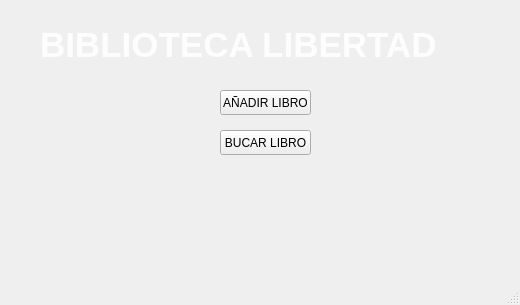
<?xml version="1.0" encoding="UTF-8"?>
<ui version="4.0">
 <class>MainWindow</class>
 <widget class="QMainWindow" name="MainWindow">
  <property name="geometry">
   <rect>
    <x>0</x>
    <y>0</y>
    <width>520</width>
    <height>305</height>
   </rect>
  </property>
  <property name="windowTitle">
   <string>Inicio</string>
  </property>
  <widget class="QWidget" name="centralwidget">
   <widget class="QLabel" name="label">
    <property name="geometry">
     <rect>
      <x>40</x>
      <y>0</y>
      <width>502</width>
      <height>91</height>
     </rect>
    </property>
    <property name="styleSheet">
     <string notr="true">font: 87 9pt &quot;Noto Serif Tibetan Black&quot;;</string>
    </property>
    <property name="text">
     <string>&lt;html&gt;&lt;head/&gt;&lt;body&gt;&lt;p&gt;&lt;span style=&quot; font-size:26pt; font-weight:600; color:#fdfdfd;&quot;&gt;BIBLIOTECA LIBERTAD&lt;/span&gt;&lt;/p&gt;&lt;/body&gt;&lt;/html&gt;</string>
    </property>
   </widget>
   <widget class="QPushButton" name="anadirboton">
    <property name="geometry">
     <rect>
      <x>220</x>
      <y>90</y>
      <width>91</width>
      <height>25</height>
     </rect>
    </property>
    <property name="text">
     <string>AÑADIR LIBRO</string>
    </property>
   </widget>
   <widget class="QPushButton" name="buscarboton">
    <property name="geometry">
     <rect>
      <x>220</x>
      <y>130</y>
      <width>91</width>
      <height>25</height>
     </rect>
    </property>
    <property name="text">
     <string>BUCAR LIBRO</string>
    </property>
   </widget>
   <widget class="QLabel" name="label_2">
    <property name="geometry">
     <rect>
      <x>0</x>
      <y>0</y>
      <width>521</width>
      <height>271</height>
     </rect>
    </property>
    <property name="text">
     <string/>
    </property>
    <property name="pixmap">
     <pixmap>bilioteca1.jpg</pixmap>
    </property>
    <property name="scaledContents">
     <bool>true</bool>
    </property>
   </widget>
   <zorder>label_2</zorder>
   <zorder>label</zorder>
   <zorder>anadirboton</zorder>
   <zorder>buscarboton</zorder>
  </widget>
  <widget class="QMenuBar" name="menubar">
   <property name="geometry">
    <rect>
     <x>0</x>
     <y>0</y>
     <width>520</width>
     <height>22</height>
    </rect>
   </property>
  </widget>
  <widget class="QStatusBar" name="statusbar"/>
 </widget>
 <resources/>
 <connections/>
</ui>
